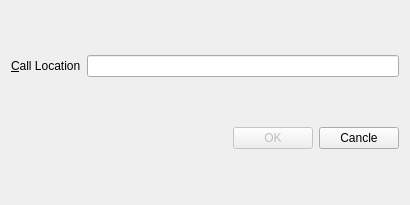
<?xml version="1.0" encoding="UTF-8"?>
<ui version="4.0">
 <class>maindialog</class>
 <widget class="QDialog" name="maindialog">
  <property name="geometry">
   <rect>
    <x>0</x>
    <y>0</y>
    <width>410</width>
    <height>205</height>
   </rect>
  </property>
  <property name="windowTitle">
   <string>maindialog</string>
  </property>
  <layout class="QVBoxLayout" name="verticalLayout">
   <item>
    <layout class="QHBoxLayout" name="horizontalLayout">
     <item>
      <widget class="QLabel" name="label">
       <property name="text">
        <string>&amp;Call Location</string>
       </property>
       <property name="buddy">
        <cstring>lineEdit</cstring>
       </property>
      </widget>
     </item>
     <item>
      <widget class="QLineEdit" name="lineEdit"/>
     </item>
    </layout>
   </item>
   <item>
    <layout class="QHBoxLayout" name="horizontalLayout_2">
     <item>
      <spacer name="horizontalSpacer">
       <property name="orientation">
        <enum>Qt::Horizontal</enum>
       </property>
       <property name="sizeHint" stdset="0">
        <size>
         <width>40</width>
         <height>20</height>
        </size>
       </property>
      </spacer>
     </item>
     <item>
      <widget class="QPushButton" name="okButton">
       <property name="enabled">
        <bool>false</bool>
       </property>
       <property name="text">
        <string>OK</string>
       </property>
       <property name="default">
        <bool>true</bool>
       </property>
      </widget>
     </item>
     <item>
      <widget class="QPushButton" name="cancelButton">
       <property name="text">
        <string>Cancle</string>
       </property>
      </widget>
     </item>
    </layout>
   </item>
  </layout>
 </widget>
 <layoutdefault spacing="6" margin="11"/>
 <resources/>
 <connections>
  <connection>
   <sender>okButton</sender>
   <signal>clicked()</signal>
   <receiver>maindialog</receiver>
   <slot>accept()</slot>
   <hints>
    <hint type="sourcelabel">
     <x>273</x>
     <y>150</y>
    </hint>
    <hint type="destinationlabel">
     <x>204</x>
     <y>102</y>
    </hint>
   </hints>
  </connection>
  <connection>
   <sender>cancelButton</sender>
   <signal>clicked()</signal>
   <receiver>maindialog</receiver>
   <slot>reject()</slot>
   <hints>
    <hint type="sourcelabel">
     <x>359</x>
     <y>150</y>
    </hint>
    <hint type="destinationlabel">
     <x>204</x>
     <y>102</y>
    </hint>
   </hints>
  </connection>
 </connections>
</ui>
